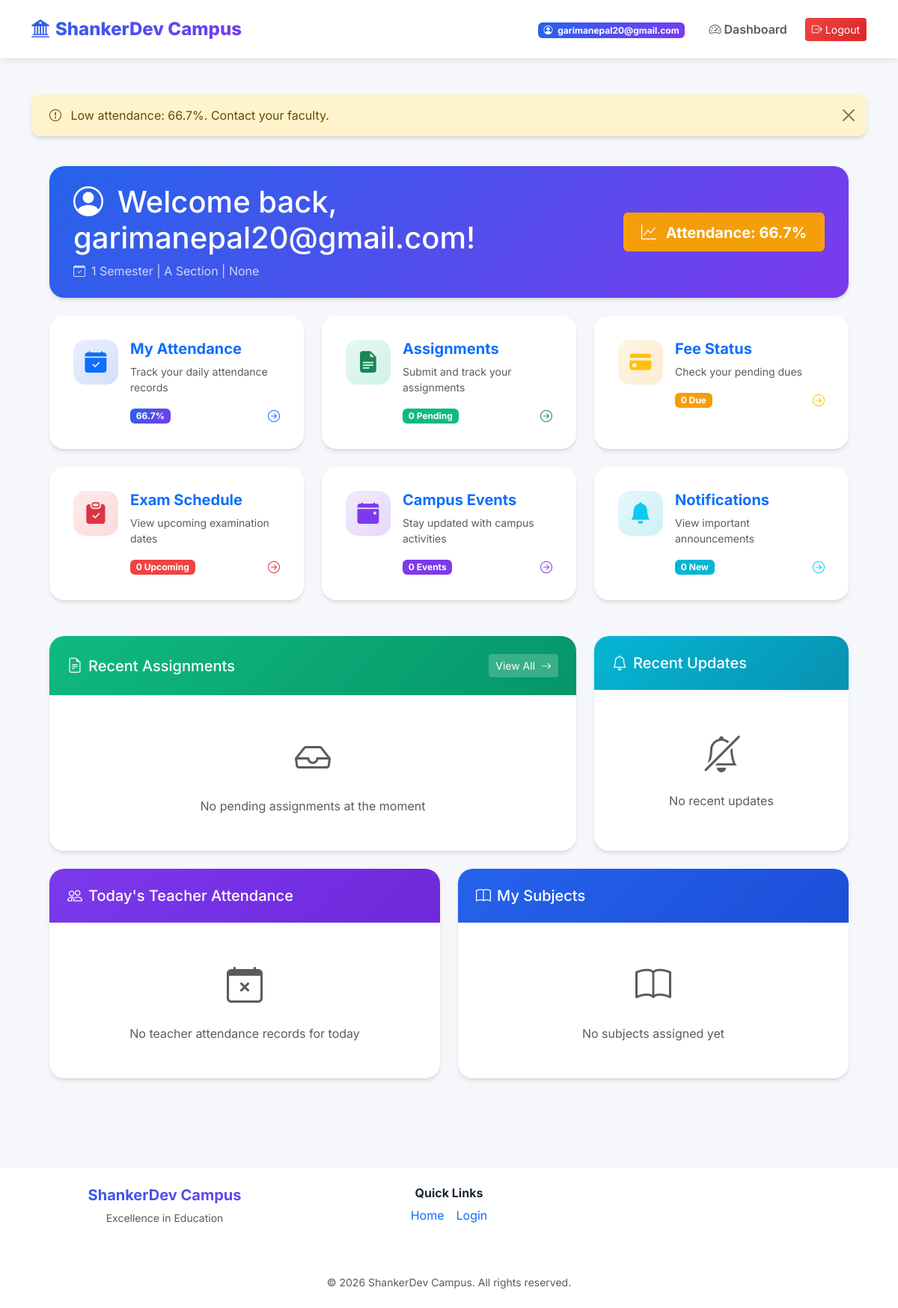
The app's page /campus/student/ (signed in), older data.
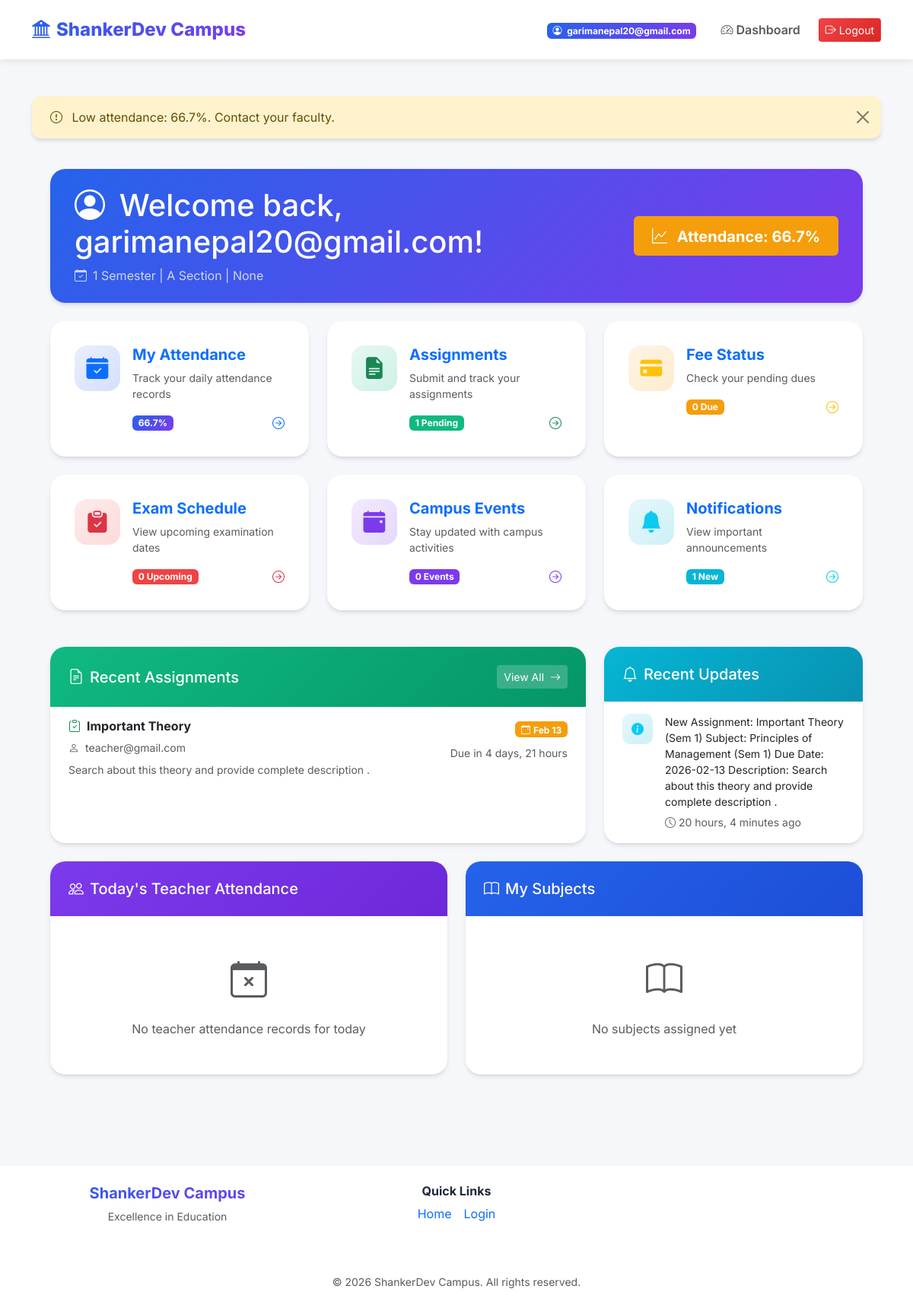
The same page, newer data.
### campus/models.py (models this page shows, shortened)
class Assignment(models.Model):
    title = models.CharField(max_length=200)
    description = models.TextField()
    subject = models.ForeignKey(Subject, on_delete=models.CASCADE)
    teacher = models.ForeignKey(CustomUser, on_delete=models.CASCADE)
    due_date = models.DateField()
    semester = models.IntegerField()
    file = models.FileField(upload_to='assignments/', blank=True, null=True)

class Notification(models.Model):
    message = models.TextField()
    created_at = models.DateTimeField(auto_now_add=True)
    created_by = models.ForeignKey(CustomUser, on_delete=models.SET_NULL, null=True, blank=True, related_name='created_notifications')
    recipient = models.ForeignKey(CustomUser, on_delete=models.CASCADE, null=True, blank=True, related_name='notifications')
    semester = models.IntegerField(null=True, blank=True)

### users/models.py (models this page shows, shortened)
class CustomUser(AbstractUser):
    ROLE_CHOICES = (
        ('student', 'Student'),
        ('teacher', 'Teacher'),
        ('admin', 'Admin'),
    )
    email = models.EmailField(unique=True)
    phone_number = models.CharField(max_length=15, blank=True, null=True, unique=True)
    role = models.CharField(max_length=20, choices=ROLE_CHOICES, default='student')
    is_approved = models.BooleanField(default=False, help_text="Designates whether this user has been approved by an admin.")
    USERNAME_FIELD = 'email'
    REQUIRED_FIELDS = []
    objects = CustomUserManager()

### campus/views.py (the view)
# urls.py: path('student/', student_dashboard, name='student_dashboard'),
@login_required
@student_required
def student_dashboard(request):
    profile, created = StudentProfile.objects.get_or_create(user=request.user)
    if created:
        messages.info(request, "Welcome! Your student profile has been created.")
    if not profile.section:
        return redirect('select_semester')
    attendance_percent = (profile.attended_days / profile.total_days * 100) if profile.total_days else 0
    if attendance_percent < 80:
        messages.warning(request, f"Low attendance: {attendance_percent:.1f}%. Contact your faculty.")
        try:
             send_mail(
                'Low Attendance Alert',
                f'Your attendance is {attendance_percent:.1f}%, below 80%. Contact your faculty.',
                settings.EMAIL_HOST_USER,
                [request.user.email],
                fail_silently=True,
            )
        except Exception:
             pass
    if profile:
        exams = ExamRoutine.objects.filter(subject__semester=profile.semester, date__gte=date.today()).order_by('date')
        fees = FeeDue.objects.filter(student=request.user, due_date__gte=date.today()).order_by('due_date')
        events = Event.objects.filter(date__gte=date.today()).order_by('date')
        assignments = Assignment.objects.filter(semester=profile.semester, due_date__gte=date.today()).order_by('due_date')
        subjects = Subject.objects.filter(semester=profile.semester, faculty=profile.faculty).order_by('name')
    else:
        exams = []
        fees = []
        events = []
        assignments = []
        subjects = []
    teachers_attendance = TeacherAttendance.objects.filter(date=date.today()).select_related('teacher').order_by('teacher__email')
    from .models import Notification
    from django.db.models import Q
    semester_filter = Q(recipient=None, semester=profile.semester) if profile.semester else Q(recipient=None, semester__isnull=True)
    recent_notifications = Notification.objects.filter(
        Q(recipient=request.user) | (Q(recipient__isnull=True) & Q(semester__isnull=True)) | semester_filter,
        created_at__gte=timezone.now() - timedelta(days=7)
    ).exclude(message__startswith='Seats updated').order_by('-created_at')
    return render(request, 'campus/student_dashboard.html', {
        'attendance_percent': attendance_percent,
        'exams': exams,
        'fees': fees,
        'events': events,
        'assignments': assignments,
        'subjects': subjects,
        'teachers_attendance': teachers_attendance,
        'profile': profile,
        'notifications': recent_notifications,
    })

### campus/views.py (called while the page is built)
def student_required(function):
    return user_passes_test(lambda u: u.role == 'student' and u.is_authenticated)(function)

### myproject/context_processors.py (called while the page is built)
def college_context(request):  # Adjust name to match your setup
    return {
        'college_info': CollegeInfo.objects.first(),
        'events': Event.objects.all(),
    }

### campus/templates/campus/student_dashboard.html (shortened to what the changed rows need)
{% extends 'base.html' %}
{% load static %}
{% block content %}
<div class="container-fluid px-4 py-4">
    <div class="card-modern mb-4" style="background: linear-gradient(135deg, #2563eb 0%, #7c3aed 100%);">
        <div class="card-body-modern py-4">
            <div class="row align-items-center">
                <div class="col-md-8">
                    <h1 class="text-white mb-2">
                        <i class="bi bi-person-circle me-2"></i>
                        Welcome back, {% if user.first_name and user.last_name %}{{ user.first_name }} {{ user.last_name }}{% elif user.first_name %}{{ user.first_name }}{% else %}{{ user.email }}{% endif %}!
                    </h1>
                </div>
            </div>
        </div>
    </div>
    <div class="row g-4 mb-5">
        <div class="col-md-6 col-lg-4">
            <a href="{% url 'submit_assignment' %}" class="text-decoration-none">
                <div class="card-modern h-100" style="border-left: 4px solid #10b981;">
                    <div class="card-body-modern">
                        <div class="d-flex align-items-start">
                            <div class="flex-grow-1 ms-3">
                                <div class="d-flex align-items-center justify-content-between">
                                    <span class="badge badge-success-modern">{{ assignments|length }} Pending</span>
                                    <i class="bi bi-arrow-right-circle text-success"></i>
                                </div>
                            </div>
                        </div>
                    </div>
                </div>
            </a>
        </div>
        <div class="col-md-6 col-lg-4">
            <a href="{% url 'view_notifications' %}" class="text-decoration-none">
                <div class="card-modern h-100" style="border-left: 4px solid #06b6d4;">
                    <div class="card-body-modern">
                        <div class="d-flex align-items-start">
                            <div class="flex-grow-1 ms-3">
                                <div class="d-flex align-items-center justify-content-between">
                                    <span class="badge" style="background: #06b6d4; color: white;">{{ notifications|length }} New</span>
                                    <i class="bi bi-arrow-right-circle text-info"></i>
                                </div>
                            </div>
                        </div>
                    </div>
                </div>
            </a>
        </div>
    </div>
    <div class="row g-4 mb-4">
        <div class="col-lg-8">
            <div class="card-modern h-100">
                <div class="card-body-modern p-0">
                    {% if assignments %}
                    <div class="list-group list-group-flush">
                        {% for assignment in assignments|slice:":5" %}
                        <a href="{% url 'assignment_detail' assignment.id %}" class="list-group-item list-group-item-action px-4 py-3" style="border: none; transition: all 0.3s;">
                            <div class="d-flex w-100 justify-content-between align-items-start">
                                <div class="flex-grow-1">
                                    <h6 class="mb-2 fw-bold">
                                        <i class="bi bi-clipboard-check me-2 text-success"></i>{{ assignment.title }}
                                    </h6>
                                    <p class="mb-2 text-muted small">
                                        <i class="bi bi-person me-1"></i>
                                        {% if assignment.teacher.first_name %}
                                            {{ assignment.teacher.get_full_name }}
                                        {% else %}
                                            {{ assignment.teacher.email }}
                                        {% endif %}
                                    </p>
                                    <p class="mb-0 text-muted small">{{ assignment.description|truncatewords:15 }}</p>
                                </div>
                                <div class="text-end ms-3">
                                    <span class="badge badge-warning-modern mb-2">
                                        <i class="bi bi-calendar-event me-1"></i>{{ assignment.due_date|date:"M d" }}
                                    </span>
                                    <br>
                                    <small class="text-muted">Due in {{ assignment.due_date|timeuntil }}</small>
                                </div>
                            </div>
                        </a>
                        {% endfor %}
                    </div>
                    {% else %}
                    <div class="p-5 text-center">
                        <i class="bi bi-inbox text-muted" style="font-size: 3rem;"></i>
                        <p class="text-muted mt-3 mb-0">No pending assignments at the moment</p>
                    </div>
                    {% endif %}
                </div>
            </div>
        </div>
        <div class="col-lg-4">
            <div class="card-modern h-100">
                <div class="card-body-modern p-0" style="max-height: 500px; overflow-y: auto;">
                    {% if notifications %}
                    <div class="list-group list-group-flush">
                        {% for note in notifications|slice:":8" %}
                        <div class="list-group-item px-4 py-3" style="border: none;">
                            <div class="d-flex align-items-start">
                                <div class="flex-shrink-0">
                                    <div style="width: 40px; height: 40px; border-radius: 10px; background: linear-gradient(135deg, rgba(6, 182, 212, 0.1), rgba(6, 182, 212, 0.2)); display: flex; align-items: center; justify-content: center;">
                                        <i class="bi bi-info-circle-fill text-info"></i>
                                    </div>
                                </div>
                                <div class="flex-grow-1 ms-3">
                                    <p class="mb-1 small">{{ note.message }}</p>
                                    <small class="text-muted">
                                        <i class="bi bi-clock me-1"></i>{{ note.created_at|timesince }} ago
                                    </small>
                                </div>
                            </div>
                        </div>
                        {% endfor %}
                    </div>
                    {% else %}
                    <div class="p-5 text-center">
                        <i class="bi bi-bell-slash text-muted" style="font-size: 3rem;"></i>
                        <p class="text-muted mt-3 mb-0">No recent updates</p>
                    </div>
                    {% endif %}
                </div>
            </div>
        </div>
    </div>
</div>
{% endblock %}

### myproject/templates/base.html (shortened to what the changed rows need)
{% load static %}
<!DOCTYPE html>
<html lang="en">
<head>
    <link href="https://cdn.jsdelivr.net/npm/bootstrap@5.3.3/dist/css/bootstrap.min.css" rel="stylesheet">
    <link rel="stylesheet" href="https://cdn.jsdelivr.net/npm/bootstrap-icons@1.11.3/font/bootstrap-icons.min.css">
    <link rel="stylesheet" href="{% static 'css/modern-styles.css' %}">
</head>
<body>
    <div class="content-wrapper">
        <div class="container my-5">
        {% if messages %}
        <div class="messages-container">
            {% for message in messages %}
            <div class="alert alert-modern alert-{{ message.tags }} alert-dismissible fade show" role="alert">
                <i class="bi bi-{% if message.tags == 'success' %}check-circle{% elif message.tags == 'error' %}exclamation-triangle{% elif message.tags == 'warning' %}exclamation-circle{% else %}info-circle{% endif %} me-2"></i>
                {{ message }}
                <button type="button" class="btn-close" data-bs-dismiss="alert" aria-label="Close"></button>
            </div>
            {% endfor %}
        </div>
        {% endif %}
        {% block content %}{% endblock %}
        </div>
    </div>
</body>
</html>

Row changes from the older to the newer data that the page shows:
added Assignment: title "Important Theory", teacher.email "teacher@gmail.com", description "Search about this theory and provide complete description .", due_date "Feb 13", due_date "4 days, 21 hours"
added Notification: message "New Assignment: Important Theory (Sem 1) Subject: Principles of Management (Sem 1) Due Date: 2026-02-13 Description: Search about this theory and provide complete description .", created_at "20 hours, 4 minutes"
Text that changed along with them:
{{ assignments|length }}: "0" → "1"
{{ notifications|length }}: "0" → "1"
text no longer shown: "No pending assignments at the moment No recent updates"
